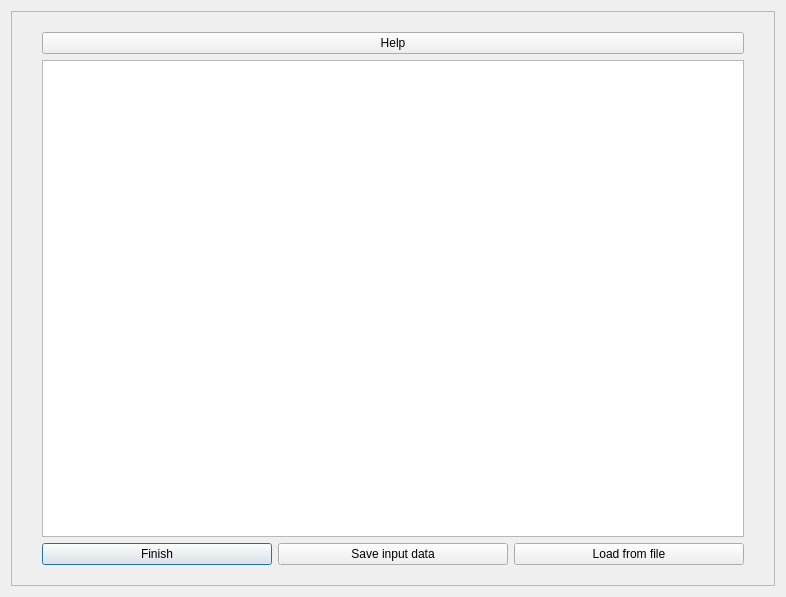
<?xml version="1.0" encoding="UTF-8"?>
<ui version="4.0">
 <class>TTFillerForm</class>
 <widget class="QWidget" name="TTFillerForm">
  <property name="geometry">
   <rect>
    <x>0</x>
    <y>0</y>
    <width>786</width>
    <height>597</height>
   </rect>
  </property>
  <property name="windowTitle">
   <string>TTFillerForm</string>
  </property>
  <layout class="QGridLayout" name="gridLayout">
   <item row="0" column="0">
    <widget class="QScrollArea" name="scrollArea">
     <property name="styleSheet">
      <string notr="true">QTableWidget
{
	gridline-color: #000000;
}</string>
     </property>
     <property name="widgetResizable">
      <bool>false</bool>
     </property>
     <widget class="QWidget" name="scrollAreaWidgetContents">
      <property name="geometry">
       <rect>
        <x>0</x>
        <y>0</y>
        <width>762</width>
        <height>573</height>
       </rect>
      </property>
      <layout class="QVBoxLayout" name="verticalLayout_2">
       <property name="leftMargin">
        <number>30</number>
       </property>
       <property name="topMargin">
        <number>20</number>
       </property>
       <property name="rightMargin">
        <number>30</number>
       </property>
       <property name="bottomMargin">
        <number>20</number>
       </property>
       <item>
        <widget class="QPushButton" name="helpButton">
         <property name="text">
          <string>Help</string>
         </property>
        </widget>
       </item>
       <item>
        <widget class="QTableWidget" name="costsTable">
         <property name="toolTip">
          <string/>
         </property>
        </widget>
       </item>
       <item>
        <layout class="QHBoxLayout" name="horizontalLayout_3">
         <item>
          <widget class="QPushButton" name="finishButton">
           <property name="text">
            <string>Finish</string>
           </property>
           <property name="autoDefault">
            <bool>true</bool>
           </property>
           <property name="default">
            <bool>true</bool>
           </property>
          </widget>
         </item>
         <item>
          <widget class="QPushButton" name="serializeButton">
           <property name="text">
            <string>Save input data</string>
           </property>
          </widget>
         </item>
         <item>
          <widget class="QPushButton" name="loadButton">
           <property name="text">
            <string>Load from file</string>
           </property>
          </widget>
         </item>
        </layout>
       </item>
      </layout>
     </widget>
    </widget>
   </item>
  </layout>
 </widget>
 <layoutdefault spacing="6" margin="11"/>
 <tabstops>
  <tabstop>costsTable</tabstop>
  <tabstop>finishButton</tabstop>
  <tabstop>serializeButton</tabstop>
  <tabstop>loadButton</tabstop>
  <tabstop>helpButton</tabstop>
  <tabstop>scrollArea</tabstop>
 </tabstops>
 <resources/>
 <connections/>
</ui>
